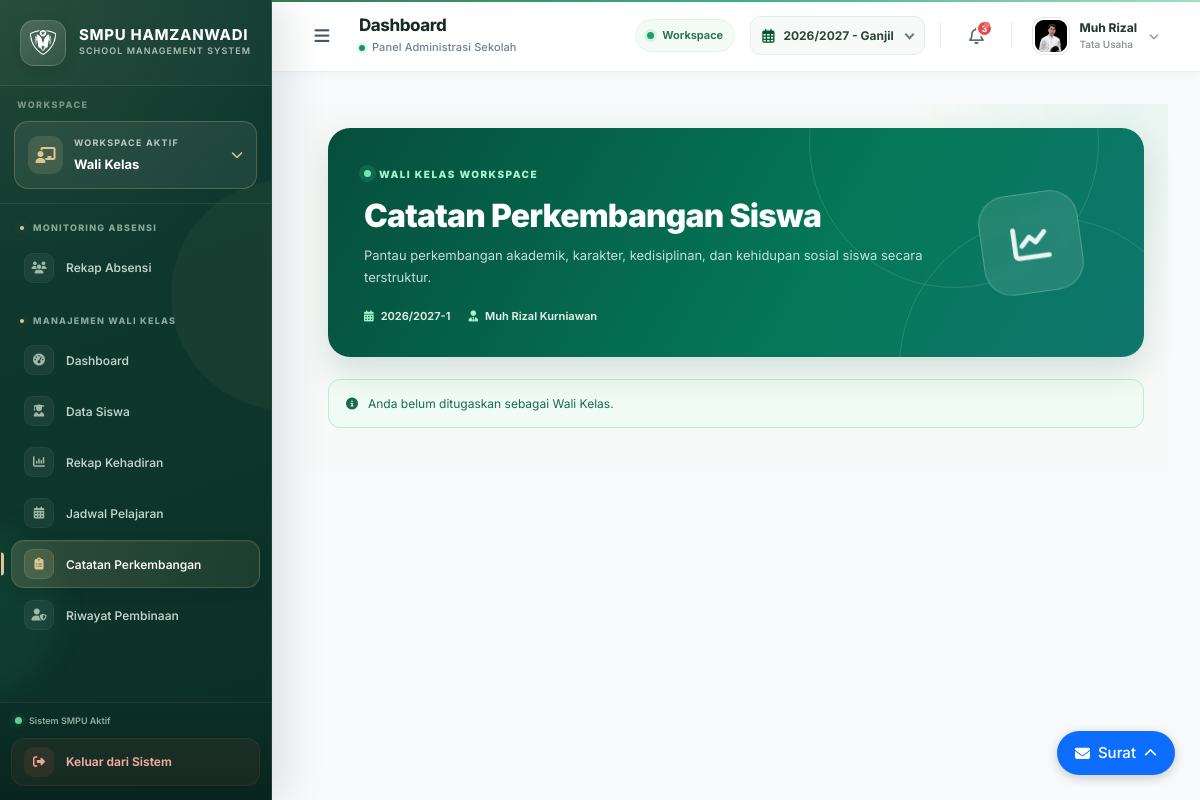
Screenshot of /wali-kelas/catatan-perkembangan (signed in) with the database file from the repository.
### models.py (models this page shows, shortened)
class Guru(db.Model):
    __tablename__ = 'guru'
    nip = db.Column(db.String(50), nullable=True)
    nik = db.Column(db.String(20), nullable=True)
    gelar_depan = db.Column(db.String(30), nullable=True)
    gelar_belakang = db.Column(db.String(50), nullable=True)
    pendidikan_terakhir = db.Column(db.String(10), nullable=True)
    status_pernikahan = db.Column(db.String(20), nullable=True)
    id = db.Column(db.String(6), primary_key=True, unique=True, nullable=False)
    nama = db.Column(db.String(100), nullable=False)
    jenis_kelamin = db.Column(db.String(20), nullable=False)
    tempat_lahir = db.Column(db.String(100))
    tanggal_lahir = db.Column(db.Date)
    jabatan = db.Column(db.String(50), nullable=False)
    tugas_tambahan = db.Column(db.Text)
    sertifikasi = db.Column(db.Boolean, default=False)
    status = db.Column(db.String(20), default='Aktif')
    no_hp = db.Column(db.String(20))
    email = db.Column(db.String(100), unique=True, nullable=True)
    alamat = db.Column(db.Text)
    dibuat_pada = db.Column(db.DateTime, default=datetime.utcnow)
    foto_profil = db.Column(db.String(255), nullable=True)
    akun = db.relationship('User', backref='guru', uselist=False)

class TahunPelajaran(db.Model):
    __tablename__ = 'tahun_pelajaran'
    id = db.Column(db.Integer, primary_key=True)
    kode = db.Column(db.String(20), unique=True, nullable=False)
    nama = db.Column(db.String(80), nullable=False)
    tahun_mulai = db.Column(db.Integer, nullable=False)
    tahun_selesai = db.Column(db.Integer, nullable=False)
    semester = db.Column(db.Integer, nullable=False)
    aktif = db.Column(db.Boolean, default=False)
    status_siklus = db.Column(
        db.String(30),
        nullable=False,
        default="persiapan",
        server_default="persiapan"
    )
    tanggal_mulai = db.Column(db.Date, nullable=False)
    tanggal_selesai = db.Column(db.Date, nullable=False)

### routes/sections/wali_kelas/catatan_perkembangan.py (the view, shortened to what this page needs)
@catatan_perkembangan_bp.route('/catatan-perkembangan')
def index():
    context = get_wali_context()
    if not context:
        return redirect(url_for('login.halaman_login'))
    user = context['user']
    guru = context['guru']
    tahun_pelajaran = context['tahun_pelajaran']
    daftar_kelas = context['daftar_kelas']
    kode_tp = tahun_pelajaran.kode
    kelas_ids = [kelas.id for kelas in daftar_kelas]
    if not daftar_kelas:
        return render_template(
            'sections/wali_kelas/catatan_perkembangan.html',
            active_page='catatan_perkembangan',
            halaman_aktif='wali_kelas',
            user=user,
            guru=guru,
            tahun_pelajaran=tahun_pelajaran,
            daftar_kelas=[],
            daftar_siswa=[],
            daftar_catatan=[],
            kelas_terpilih=None,
            kategori_catatan=KATEGORI_CATATAN,
            status_tindak_lanjut=STATUS_TINDAK_LANJUT,
            pesan="Anda belum ditugaskan sebagai Wali Kelas."
        )

### app.py (called while the page is built)
@app.before_request
def atur_domain_sesi():
    host = request.host.lower()
    if host.endswith('.smpuhamzanwadi.sch.id'):
        app.config['SESSION_COOKIE_DOMAIN'] = ".smpuhamzanwadi.sch.id"
    else:
        app.config['SESSION_COOKIE_DOMAIN'] = None
        app.config['SESSION_COOKIE_PATH'] = "/"
        app.config['SESSION_COOKIE_HTTPONLY'] = True
        app.config['SESSION_COOKIE_SAMESITE'] = 'Lax'
        app.config['SESSION_COOKIE_SECURE'] = False

def nama_singkat_dropdown(nama_lengkap):
    if not nama_lengkap:
        return "Pengguna"
    nama_lengkap = nama_lengkap.strip()
    gelar_depan = r"^(Dr\.|Drg\.|Prof\.|Ir\.|Sdr\.|H\.|K\.H\.|Alm\.|Almh\.|Drs\.|M\.|Bpk\.|Ibu\.|Ny\.|Tn\.)\s+"
    gelar = ""
    nama_murni = nama_lengkap
    cocok = re.match(gelar_depan, nama_lengkap)
    if cocok:
        gelar = cocok.group(0)
        nama_murni = nama_lengkap[cocok.end():]
    kata = nama_murni.split()
    if not kata:
        return gelar + "Pengguna"
    kata1 = kata[0].strip(".,")
    if len(kata1) >= 4:
        nama_terambil = kata[0]
    else:
        nama_terambil = " ".join(kata[:2])
    return f"{gelar}{nama_terambil}"

def ambil_inisial(nama, jumlah=2):
    if not nama or not nama.strip():
        return "US"  # ↓ INI PATOKAN UTAMA
    kata = nama.strip().split()
    inisial = ""
    if len(kata) >= 1:
        inisial += kata[0][0]
    if len(kata) >= 2 and jumlah >= 2:
        inisial += kata[-1][0]  # Ambil huruf depan nama belakang
    return inisial.upper()

@app.context_processor
def tambah_model_ke_template():
    return dict(TahunPelajaran=TahunPelajaran)

### routes/sections/wali_kelas/catatan_perkembangan.py (called while the page is built)
def get_base_tahun(kode_tp):
    if not kode_tp:
        return None
    return kode_tp.split('-')[0].strip()

### routes/umum.py (called while the page is built)
@umum_bp.before_app_request
def load_tahun_aktif():
    tahun_operasional = TahunPelajaran.query.filter_by(
        aktif=True
    ).first()
    g.tahun_pelajaran_aktif = (
        tahun_operasional.kode if tahun_operasional else ""
    )
    tahun_pilihan = session.get('tahun_pelajaran')
    if tahun_pilihan:
        tersedia = TahunPelajaran.query.filter_by(
            kode=tahun_pilihan
        ).first()
        if not tersedia:
            tahun_pilihan = None
            session.pop('tahun_pelajaran', None)
    g.tahun_pelajaran = (
        tahun_pilihan or g.tahun_pelajaran_aktif
    )

### templates/sections/wali_kelas/catatan_perkembangan.html (shortened to what this page needs)
{% extends "layout.html" %}
{% block content %}
<div class="cp-page">
    <section class="cp-hero">
        <div class="cp-hero-content">
            <div class="cp-eyebrow">
                <span class="cp-eyebrow-dot"></span>
                WALI KELAS WORKSPACE
            </div>
            <h1>Catatan Perkembangan Siswa</h1>
            <p>
                Pantau perkembangan akademik, karakter, kedisiplinan,
                dan kehidupan sosial siswa secara terstruktur.
            </p>
            <div class="cp-hero-meta">
                <span><i class="fa-solid fa-calendar-days"></i>
                    {{ tahun_pelajaran.kode if tahun_pelajaran else 'Tahun pelajaran belum tersedia' }}
                </span>
                <span><i class="fa-solid fa-user-tie"></i>
                    {{ guru.nama }}
                </span>
            </div>
        </div>
        <div class="cp-hero-decoration">
            <div class="cp-decoration-circle cp-circle-one"></div>
            <div class="cp-decoration-circle cp-circle-two"></div>
            <div class="cp-decoration-icon">
                <i class="fa-solid fa-chart-line"></i>
            </div>
        </div>
    </section>
    {% if pesan %}
    <div class="cp-alert">
        <i class="fa-solid fa-circle-info"></i>
        <span>{{ pesan }}</span>
    </div>
    {% endif %}
</div>
<link rel="stylesheet"
      href="{{ url_for('static', filename='css/wali_kelas/catatan_perkembangan.css') }}">
{% endblock %}

### templates/components/header.html (shortened to what this page needs)
<header class="header" id="adminHeader">
  <div class="header-left">
    <button
      type="button"
      class="toggle-sidebar"
      id="toggleSidebar"
      aria-label="Buka atau tutup sidebar"
      title="Menu navigasi"
    >
      <i class="fas fa-bars"></i>
    </button>
    <div class="header-heading">
      <h2 class="page-title">Dashboard</h2>
      <div class="page-subtitle">
        <span class="subtitle-dot"></span>
        <span>Panel Administrasi Sekolah</span>
      </div>
    </div>
  </div>
  <div class="header-right">
    <div class="system-status" title="Status tampilan sistem">
      <span class="system-status-dot"></span>
      <span>Workspace</span>
    </div>
    {% if g.sistem_mode != 'absensi' %}
    <div class="tahun-pemilih">
      <form action="{{ url_for('umum.ganti_tahun') }}" method="POST">
        <div class="academic-select-wrap">
          <span class="academic-icon">
            <i class="far fa-calendar-alt"></i>
          </span>
          <div class="custom-select">
          </div>
        </div>
      </form>
    </div>
    {% endif %}
    <button
      type="button"
      class="notification-btn"
      aria-label="Notifikasi"
      title="Notifikasi"
    >
      <i class="far fa-bell"></i>
      <span class="notification-badge">3</span>
    </button>
    <div class="user-profile" id="userProfileBtn">
      {% set nama_pengguna = session.get('user_name') or session.get('absensi_user_name', 'Pengguna') %}
      {% set foto = session.get('foto_profil') %}
      <button
        type="button"
        class="user-profile-trigger"
        id="userProfileTrigger"
        aria-label="Buka menu profil pengguna"
        aria-expanded="false"
        aria-controls="userDropdown"
      >
        <div class="user-avatar">
          {% if foto %}
            <img
              src="{{ url_for('tampilkan_foto_profil', filename=foto) }}"
              alt="Foto Profil"
              onerror="this.style.display='none'; this.parentElement.classList.add('avatar-fallback');"
            >
          {% else %}
            {{ nama_pengguna | inisial_avatar }}
          {% endif %}
        </div>
        <div class="user-info">
          <div class="user-name">
            {{ nama_pengguna | nama_singkat_dropdown }}
          </div>
          <div class="user-role">
            {% set aktif = session.get('halaman_aktif') | default('utama') %}
            {% if aktif == 'absensi' %}
              Guru
            {% elif aktif == 'bendahara' %}
              Bendahara
            {% elif aktif == 'admin_sistem' %}
              Admin Sistem
            {% elif aktif == 'wali_kelas' %}
              Wali Kelas
            {% elif aktif == 'waka_kurikulum' %}
              Waka Kurikulum
            {% elif aktif == 'waka_kesiswaan' %}
              Waka Kesiswaan
            {% elif aktif == 'pembina_ekskul' %}
              Pembina Ekstrakurikuler
            {% else %}
              {{ session.get('jabatan') or session.get('role', 'Pengguna Sistem') }}
            {% endif %}
          </div>
        </div>
        <i class="fas fa-chevron-down profile-chevron"></i>
      </button>
    </div>
  </div>
</header>

### static/css/global.css (style rules this page uses)
* { margin: 0; padding: 0; box-sizing: border-box; }
body { font-family: 'Inter', 'Open Sans', -apple-system, BlinkMacSystemFont, 'Segoe UI', Roboto, Arial, sans-serif; font-size: 15px; font-weight: 400; line-height: 1.6; color: #1e293b; background-color: #f8fafc; -webkit-font-smoothing: antialiased; -moz-osx-font-smoothing: grayscale; }
h2 { font-size: 1.75rem; }
p { color:#778bab; }
table, th, td, button, input, select, .badge, .btn { font-family: 'Inter', 'Open Sans', sans-serif; font-size: 0.9rem; }

### static/css/sidebar.css (style rules this page uses)
:root { --sidebar-width: 272px; --sb-bg: #103b30; --sb-bg-deep: #0b2e25; --sb-primary: #1d805b; --sb-gold: #ddc68f; --sb-text: #f4f8f4; --sb-muted: #a9c0b4; --sb-dim: #789688; --sb-border: rgba(255,255,255,.085); --sb-hover: rgba(255,255,255,.075); --sb-radius: 13px; }

### static/css/custom-select.css (style rules this page uses)
.custom-select { position: relative; width: 100%; font-size: 0.9rem; font-family: inherit; }

### static/css/spa_loading.css (style rules this page uses)
:root { --spa-sidebar-width: 272px; --spa-header-height: 72px; --spa-emerald-dark: #022c22; --spa-emerald: #059669; --spa-emerald-light: #34d399; --spa-content-left: 272px; }

### static/css/wali_kelas/catatan_perkembangan.css (style rules this page uses)
.cp-page { --cp-green: #047857; --cp-green-dark: #065f46; --cp-green-soft: #ecfdf5; --cp-text: #18352a; --cp-muted: #819087; --cp-border: #e8efeb; min-height: 100%; padding: 24px; color: var(--cp-text); background: radial-gradient(circle at 95% 0%, rgba(16,185,129,.07), transparent 25%), #f6f9f7; font-family: Inter, "Segoe UI", sans-serif; }
.cp-page * { box-sizing: border-box; }
.cp-hero { position: relative; display: flex; align-items: center; justify-content: space-between; min-height: 210px; padding: 32px 36px; margin-bottom: 22px; overflow: hidden; border-radius: 22px; color: white; background: linear-gradient(120deg, #064e3b, #047857 60%, #0f766e); box-shadow: 0 14px 32px rgba(6,78,59,.15); }
.cp-hero-content { position: relative; z-index: 2; max-width: 680px; }
.cp-eyebrow, .cp-section-label { display: inline-flex; align-items: center; gap: 8px; color: #a7f3d0; font-size: 10px; font-weight: 850; letter-spacing: 1.5px; }
.cp-eyebrow-dot { width: 7px; height: 7px; border-radius: 50%; background: #6ee7b7; box-shadow: 0 0 0 5px rgba(110,231,183,.13); }
.cp-hero h1 { margin: 13px 0 9px; color: #fff; font-size: clamp(24px, 3vw, 32px); font-weight: 850; letter-spacing: -.8px; }
.cp-hero p { max-width: 570px; margin: 0; color: rgba(255,255,255,.78); font-size: 13px; line-height: 1.7; }
.cp-hero-meta { display: flex; flex-wrap: wrap; gap: 18px; margin-top: 19px; }
.cp-hero-meta span { display: inline-flex; align-items: center; gap: 7px; color: rgba(255,255,255,.88); font-size: 11px; font-weight: 650; }
.cp-hero-meta i { color: #a7f3d0; }
.cp-hero-decoration { position: absolute; inset: 0 0 0 auto; width: 35%; pointer-events: none; }
.cp-decoration-circle { position: absolute; border: 1px solid rgba(255,255,255,.13); border-radius: 50%; }
.cp-circle-one { top: -130px; right: 45px; width: 290px; height: 290px; }
.cp-circle-two { right: -55px; bottom: -160px; width: 300px; height: 300px; }
.cp-decoration-icon { position: absolute; top: 50%; right: 22%; display: grid; place-items: center; width: 100px; height: 100px; border: 1px solid rgba(255,255,255,.22); border-radius: 28px; color: rgba(255,255,255,.9); background: rgba(255,255,255,.1); font-size: 38px; transform: translateY(-50%) rotate(-8deg); backdrop-filter: blur(8px); }
.cp-alert { display: flex; align-items: center; gap: 10px; padding: 14px 17px; margin-bottom: 20px; border: 1px solid #bdebd2; border-radius: 12px; color: #176b50; background: #effbf4; font-size: 12px; }

### static/css/surat.css (style rules this page uses)
p { color: #000000; margin: 0 }

### rows the page displays
Guru: foto_profil (picture), nama "Muh Rizal Kurniawan"
TahunPelajaran: kode "2026/2027-1"

### other values shown
{{ nama_pengguna | nama_singkat_dropdown }} "Muh Rizal"
{{ session.get('jabatan') or session.get('role', 'Pengguna Sistem') }} "Tata Usaha"
{{ pesan }} "Anda belum ditugaskan sebagai Wali Kelas."
